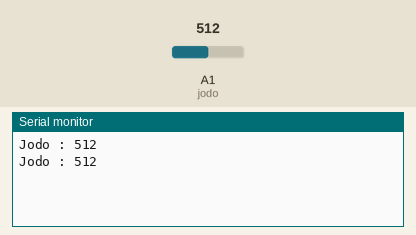
Recording of a sketch running on a simulated Arduino Uno, built with avr-gcc and run on an emulated ATmega328P. On the bench: the last lines printed to the serial monitor. The inputs (shaded band) are chosen by the test bench; at power-on: A1 (jodo) = 512.

Above: at 1.8 s.
1.9 s: A1 (jodo) set to 716
At 2.8 s:
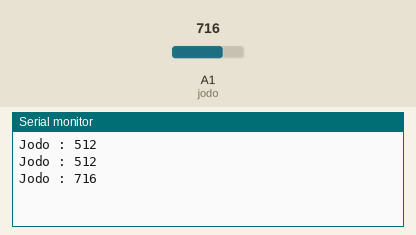
3.4 s: A1 (jodo) set to 900
At 4.8 s:
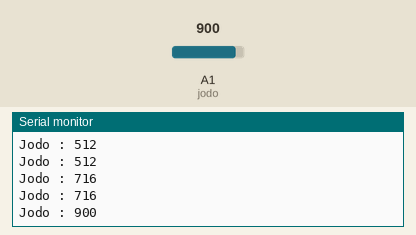
Timing chart, 0 to 6.4 s (numbered marks = the images above; inputs shaded):
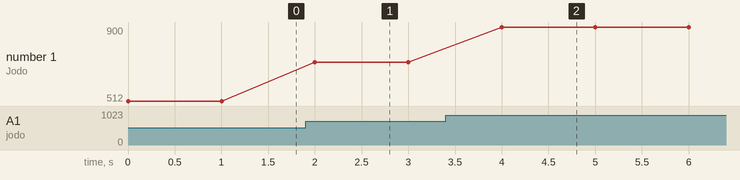

The sketch:

04_jodo_sensor.ino
```cpp
int jodo = A1;   // 조도센서 연결


void setup() {
    Serial.begin(9600); // Serial 통신을 초기화 합니다.
    pinMode(jodo,INPUT);   //조도센서
}

void loop() {
    jodo = analogRead(A1);  // 조도센서
    Serial.print("Jodo : ");    //조도센서
    Serial.println(jodo); //  조도센서
    delay(1000);
}
```

Measured:
- after the input at 1.9 s, the serial monitor: prints a new line after 0.10 s (image 1)
- after the input at 3.4 s, the serial monitor: prints a new line after 0.60 s (image 2)
- plotted number 1: 512 → 716 after the input at 1.9 s, 716 → 900 after the input at 3.4 s
